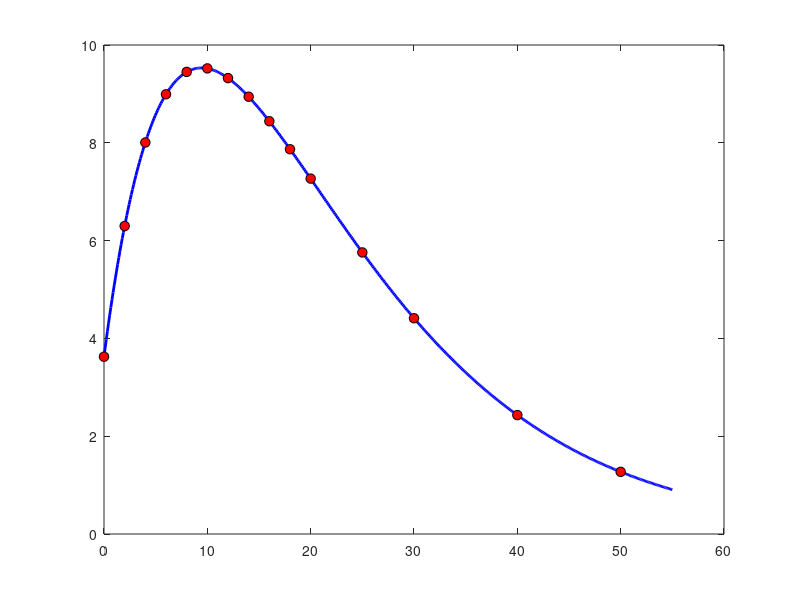

MATLAB code for this plot: (Note: this script raises an error after producing the figure.)
clear; clc; close all;

phi0 = 5.0e13;
Sigma_f = 0.30;
gamma_I = 0.0639;
gamma_Xe = 0.00228;
lambda_I = 2.87e-5;
lambda_Xe = 2.09e-5;
sigma_aXe = 2.6e-18;
beta = 0.0065;
rho_rod = 9.0;
conv = 5.51e-16;

t_h = [0 2 4 6 8 10 12 14 16 18 20 25 30 40 50];

N_I = [3.340e16  2.716e16  2.209e16  1.797e16  1.461e16 ...
       1.188e16  9.666e15  7.862e15  6.394e15  5.200e15 ...
       4.229e15  2.523e15  1.505e15  5.356e14  1.906e14];

N_Xe = [6.579e15  1.143e16  1.453e16  1.632e16  1.715e16 ...
        1.728e16  1.692e16  1.623e16  1.532e16  1.428e16 ...
        1.319e16  1.045e16  8.009e15  4.413e15  2.307e15];

N_I_eq = (gamma_I * Sigma_f * phi0) / lambda_I;
N_Xe_eq = ((gamma_Xe + gamma_I) * Sigma_f * phi0) / (lambda_Xe + sigma_aXe * phi0);

fprintf('\n====================================================\n');
fprintf('          Xe-135 POISONING ANALYSIS REPORT          \n');
fprintf('====================================================\n\n');

fprintf('>>> PART A: Equilibrium Concentrations <<<\n');
fprintf('----------------------------------------------------\n');
fprintf(' - N_I_eq  = %.4e atoms/cm^3\n', N_I_eq);
fprintf(' - N_Xe_eq = %.4e atoms/cm^3\n', N_Xe_eq);
fprintf(' * Status: Matches initial data at t=0 (Equilibrium Confirmed).\n\n');

rho_Xe = conv * N_Xe;

fprintf('>>> PART B: Reactivity vs. Time <<<\n');
fprintf('----------------------------------------------------\n');
fprintf('   Time (hours)  |   Reactivity ($)   \n');
fprintf('----------------------------------------------------\n');
for i = 1:length(t_h)
    fprintf('       %02.0f        |      %6.3f        \n', t_h(i), rho_Xe(i));
end
fprintf('----------------------------------------------------\n\n');

[peak_rho, idx] = max(rho_Xe);

t_start = interp1(rho_Xe(4:5), t_h(4:5), rho_rod);
t_end = interp1(rho_Xe(7:8), t_h(7:8), rho_rod);
deadtime_duration = t_end - t_start;

fprintf('>>> CRITICAL EVENT RESULTS <<<\n');
fprintf('----------------------------------------------------\n');
fprintf(' - Maximum Reactivity (Peak) : %.3f $\n', peak_rho);
fprintf(' - Time of Peak Reactivity   : %.0f hours\n', t_h(idx));
fprintf('----------------------------------------------------\n');
fprintf(' - Deadtime Start Time       : %.2f hours\n', t_start);
fprintf(' - Deadtime End Time         : %.2f hours\n', t_end);
fprintf(' - Total Deadtime Duration   : %.2f hours\n', deadtime_duration);
fprintf('====================================================\n\n');

figure('Position', [100 100 900 550]);

t_fine = linspace(0, 55, 500);
t_s = t_fine * 3600;
C = lambda_I * N_I(1) / (lambda_I - lambda_Xe);
N_Xe_calc = N_Xe(1)*exp(-lambda_Xe*t_s) + C*(exp(-lambda_Xe*t_s) - exp(-lambda_I*t_s));
rho_fine = conv * N_Xe_calc;

plot(t_fine, rho_fine, 'b-', 'LineWidth', 2); hold on;
plot(t_h, rho_Xe, 'ko', 'MarkerSize', 7, 'MarkerFaceColor', 'r');
yline(rho_rod, 'r--', 'LineWidth', 1.5);

idx_dead = t_fine >= t_start & t_fine <= t_end;
fill_x = [t_start t_fine(idx_dead) t_end];
fill_y = [rho_rod rho_fine(idx_dead) rho_rod];
fill(fill_x, fill_y, 'r', 'FaceAlpha', 0.15, 'EdgeColor', 'none');

plot([t_start t_start], [0 rho_rod], 'g--', 'LineWidth', 1);
plot([t_end t_end], [0 rho_rod], 'g--', 'LineWidth', 1);

text(t_start+0.3, 0.5, sprintf('%.2f h', t_start), 'FontSize', 10, 'Color', [0 0.5 0]);
text(t_end+0.3, 0.5, sprintf('%.2f h', t_end), 'FontSize', 10, 'Color', [0 0.5 0]);
text((t_start+t_end)/2, peak_rho+0.3, 'DEADTIME', 'FontSize', 11, ...
    'FontWeight','bold', 'Color','r', 'HorizontalAlignment','center');
text(t_h(idx)+1, peak_rho-0.4, sprintf('Peak = %.3f $', peak_rho), 'FontSize',10, 'Color','b');

xlabel('Time After Shutdown (hours)');
ylabel('Xe-135 Poisoning (dollars)');
title('Xe-135 Reactivity After Reactor Shutdown');
legend('Analytical', 'Data Points', 'Rod Limit (9 $)', 'Location', 'northeast');
grid on; xlim([0 55]); ylim([0 11]);
hold off;

saveas(gcf, 'Xe135_Reactivity_Deadtime.png');
